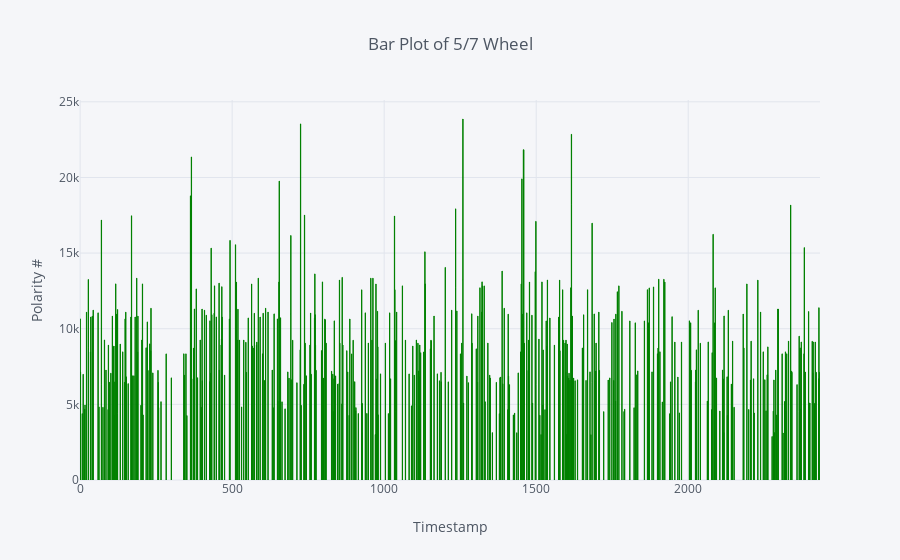

The notebook cell saved with this chart:
### Code cell
data1[:500].iplot(kind='bar',x=' Timestamp',y='Polarity', 
                   xTitle='Timestamp', yTitle='Polarity #',title='Bar Plot of 5/7 Wheel',color='green')

### Figure 1 — Plotly figure (JSON) as saved in the notebook; plotly's stock layout.template omitted (floating-point values rounded to 4 significant figures; data arrays with more than 128 entries replaced by an {"elided": "..."} marker saying what was removed)
{"data": [{"marker": {"color": "rgba(0, 128, 0, 0.6)", "line": {"color": "rgba(0, 128, 0, 1.0)", "width": 1}}, "name": "Polarity", "orientation": "v", "text": "", "type": "bar", "uid": "831a1ef3-c8ce-424d-8bee-a43929fbc416", "x": {"elided": "500 int values"}, "y": {"elided": "500 int values"}}], "layout": {"legend": {"bgcolor": "#F5F6F9", "font": {"color": "#4D5663"}}, "paper_bgcolor": "#F5F6F9", "plot_bgcolor": "#F5F6F9", "title": {"font": {"color": "#4D5663"}, "text": "Bar Plot of 5/7 Wheel"}, "xaxis": {"gridcolor": "#E1E5ED", "showgrid": true, "tickfont": {"color": "#4D5663"}, "title": {"font": {"color": "#4D5663"}, "text": "Timestamp"}, "zerolinecolor": "#E1E5ED"}, "yaxis": {"gridcolor": "#E1E5ED", "showgrid": true, "tickfont": {"color": "#4D5663"}, "title": {"font": {"color": "#4D5663"}, "text": "Polarity #"}, "zerolinecolor": "#E1E5ED"}}}
